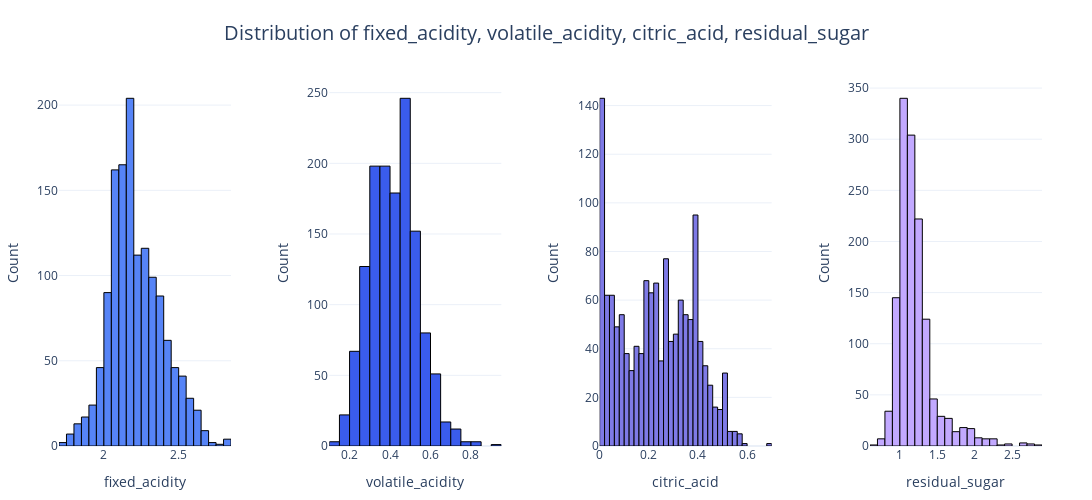

Notebook code for this chart:
### Markdown cell above
Our analysis of the correlation matrix reveals notable relationships within the red wine data:

### Positive Correlations:
- **Fixed Acidity and Citric Acid**: This suggests a trend where wines with higher fixed acidity tend to also possess higher citric acid content, potentially contributing to the overall flavor profile.
- **Quality and Alcohol**: Exhibits the strongest positive correlation in the dataset, indicating that wines with higher alcohol content are generally perceived as being of higher quality.

### Negative Correlations:
- **Volatile Acidity and Quality**: There is a trend where higher levels of volatile acidity are associated with lower wine quality, likely due to the influence on taste and aroma.
- **pH and Citric Acid**: Demonstrates that wines with higher acidity typically have lower pH values, reflecting the direct chemical relationship between these factors.

Given these correlations, we should check our distributions once again before moving forward.

### Code cell
plot_histograms(
    transformed_wine_df,
    ["fixed_acidity", "volatile_acidity", "citric_acid", "residual_sugar"],
    save_path="images/histograms_transformed.png",
)

### Figure 1 — Plotly figure (JSON) as saved in the notebook; plotly's stock layout.template omitted (floating-point values rounded to 4 significant figures; data arrays with more than 128 entries replaced by an {"elided": "..."} marker saying what was removed)
{"data": [{"marker": {"color": "#5684F7", "line": {"color": "#000000", "width": 1}}, "name": "fixed_acidity", "nbinsx": 40, "type": "histogram", "x": {"elided": "1359 float values"}, "xaxis": "x", "yaxis": "y"}, {"marker": {"color": "#3A5CED", "line": {"color": "#000000", "width": 1}}, "name": "volatile_acidity", "nbinsx": 40, "type": "histogram", "x": {"elided": "1359 float values"}, "xaxis": "x2", "yaxis": "y2"}, {"marker": {"color": "#7E7AE6", "line": {"color": "#000000", "width": 1}}, "name": "citric_acid", "nbinsx": 40, "type": "histogram", "x": {"elided": "1359 float values"}, "xaxis": "x3", "yaxis": "y3"}, {"marker": {"color": "#C2A9FF", "line": {"color": "#000000", "width": 1}}, "name": "residual_sugar", "nbinsx": 40, "type": "histogram", "x": {"elided": "1359 float values"}, "xaxis": "x4", "yaxis": "y4"}], "layout": {"height": 500, "margin": {"b": 50, "l": 50, "r": 50, "t": 80}, "showlegend": false, "title": {"font": {"size": 20}, "text": "Distribution of fixed_acidity, volatile_acidity, citric_acid, residual_sugar", "x": 0.5}, "width": 1600, "xaxis": {"anchor": "y", "domain": [0, 0.175], "title": {"font": {"size": 14}, "text": "fixed_acidity"}}, "xaxis2": {"anchor": "y2", "domain": [0.275, 0.45], "title": {"font": {"size": 14}, "text": "volatile_acidity"}}, "xaxis3": {"anchor": "y3", "domain": [0.55, 0.725], "title": {"font": {"size": 14}, "text": "citric_acid"}}, "xaxis4": {"anchor": "y4", "domain": [0.825, 1], "title": {"font": {"size": 14}, "text": "residual_sugar"}}, "yaxis": {"anchor": "x", "domain": [0, 1], "title": {"font": {"size": 14}, "text": "Count"}}, "yaxis2": {"anchor": "x2", "domain": [0, 1], "title": {"font": {"size": 14}, "text": "Count"}}, "yaxis3": {"anchor": "x3", "domain": [0, 1], "title": {"font": {"size": 14}, "text": "Count"}}, "yaxis4": {"anchor": "x4", "domain": [0, 1], "title": {"font": {"size": 14}, "text": "Count"}}}}
